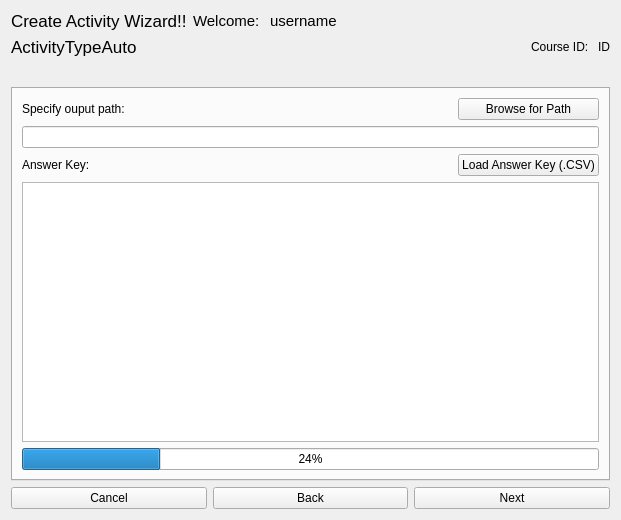
<?xml version="1.0" encoding="UTF-8"?>
<ui version="4.0">
 <class>FormCreateActivityWizard</class>
 <widget class="QWidget" name="FormCreateActivityWizard">
  <property name="geometry">
   <rect>
    <x>0</x>
    <y>0</y>
    <width>621</width>
    <height>520</height>
   </rect>
  </property>
  <property name="windowTitle">
   <string>Form</string>
  </property>
  <layout class="QGridLayout" name="gridLayout_2">
   <item row="1" column="0">
    <layout class="QHBoxLayout" name="horizontalLayout">
     <item>
      <widget class="QLabel" name="label_activityType">
       <property name="font">
        <font>
         <pointsize>13</pointsize>
        </font>
       </property>
       <property name="text">
        <string>ActivityTypeAuto</string>
       </property>
      </widget>
     </item>
     <item>
      <spacer name="horizontalSpacer_7">
       <property name="orientation">
        <enum>Qt::Horizontal</enum>
       </property>
       <property name="sizeHint" stdset="0">
        <size>
         <width>40</width>
         <height>20</height>
        </size>
       </property>
      </spacer>
     </item>
     <item>
      <widget class="QLabel" name="label_17">
       <property name="text">
        <string>Course ID: </string>
       </property>
      </widget>
     </item>
     <item>
      <widget class="QLabel" name="label_courseID">
       <property name="text">
        <string>ID</string>
       </property>
      </widget>
     </item>
    </layout>
   </item>
   <item row="2" column="0">
    <widget class="QTabWidget" name="tabWidget_MainWizard">
     <property name="styleSheet">
      <string notr="true">QTabWidget::tab-bar { height: 0px; width: 600px; }</string>
     </property>
     <property name="currentIndex">
      <number>2</number>
     </property>
     <widget class="QWidget" name="tab_start">
      <attribute name="title">
       <string>main</string>
      </attribute>
      <layout class="QGridLayout" name="gridLayout_4">
       <item row="0" column="1" colspan="3">
        <layout class="QGridLayout" name="gridLayout_5">
         <item row="6" column="0">
          <widget class="QComboBox" name="comboBox_mai_language">
           <item>
            <property name="text">
             <string>English</string>
            </property>
           </item>
           <item>
            <property name="text">
             <string>French</string>
            </property>
           </item>
           <item>
            <property name="text">
             <string>German</string>
            </property>
           </item>
           <item>
            <property name="text">
             <string>C++</string>
            </property>
           </item>
           <item>
            <property name="text">
             <string>JAVA</string>
            </property>
           </item>
           <item>
            <property name="text">
             <string>FORTRAN</string>
            </property>
           </item>
          </widget>
         </item>
         <item row="5" column="0">
          <widget class="QLabel" name="label_6">
           <property name="text">
            <string>Language</string>
           </property>
          </widget>
         </item>
         <item row="7" column="0">
          <widget class="QLabel" name="label_7">
           <property name="text">
            <string>Due Date</string>
           </property>
          </widget>
         </item>
         <item row="2" column="0">
          <widget class="QLineEdit" name="lineEdit_main_name"/>
         </item>
         <item row="3" column="0">
          <widget class="QLabel" name="label_5">
           <property name="text">
            <string>Description</string>
           </property>
          </widget>
         </item>
         <item row="1" column="0">
          <widget class="QLabel" name="label_4">
           <property name="text">
            <string>Name</string>
           </property>
          </widget>
         </item>
         <item row="4" column="0">
          <widget class="QTextEdit" name="textEdit_main_descrip"/>
         </item>
         <item row="8" column="0">
          <widget class="QDateEdit" name="dateEdit_main_dueDate"/>
         </item>
        </layout>
       </item>
      </layout>
     </widget>
     <widget class="QWidget" name="tab_essayproblemSet">
      <attribute name="title">
       <string>EssayPRob</string>
      </attribute>
      <layout class="QGridLayout" name="gridLayout_7">
       <item row="0" column="1">
        <layout class="QGridLayout" name="gridLayout_6">
         <item row="6" column="0">
          <spacer name="horizontalSpacer_2">
           <property name="orientation">
            <enum>Qt::Horizontal</enum>
           </property>
           <property name="sizeHint" stdset="0">
            <size>
             <width>40</width>
             <height>20</height>
            </size>
           </property>
          </spacer>
         </item>
         <item row="5" column="0" colspan="3">
          <widget class="QTableView" name="tableView_essayprob_fileNamesTypes"/>
         </item>
         <item row="6" column="1">
          <widget class="QPushButton" name="pushButton_essayprob_addFiles">
           <property name="text">
            <string>ADD</string>
           </property>
          </widget>
         </item>
         <item row="6" column="2">
          <widget class="QPushButton" name="pushButton_essayprob_delfiles">
           <property name="text">
            <string>DELETE</string>
           </property>
          </widget>
         </item>
         <item row="0" column="0" colspan="3">
          <widget class="QLabel" name="label_3">
           <property name="text">
            <string>Specifiy Submission Path:</string>
           </property>
          </widget>
         </item>
         <item row="2" column="0" colspan="3">
          <widget class="QLabel" name="label_8">
           <property name="text">
            <string>Specify Solution Path:</string>
           </property>
          </widget>
         </item>
         <item row="4" column="0" colspan="3">
          <widget class="QLabel" name="label_9">
           <property name="text">
            <string>Specify the Names and FileTypes:</string>
           </property>
          </widget>
         </item>
         <item row="1" column="0" colspan="2">
          <widget class="QLineEdit" name="lineEdit_essay_submissionpath"/>
         </item>
         <item row="3" column="0" colspan="2">
          <widget class="QLineEdit" name="lineEdit_essay_solutionPath"/>
         </item>
         <item row="1" column="2">
          <widget class="QPushButton" name="pushButton_essayprob_browseSubPath">
           <property name="text">
            <string>Browse</string>
           </property>
          </widget>
         </item>
         <item row="3" column="2">
          <widget class="QPushButton" name="pushButton_essayprob_browseSolPath">
           <property name="text">
            <string>Browse</string>
           </property>
          </widget>
         </item>
        </layout>
       </item>
      </layout>
     </widget>
     <widget class="QWidget" name="tab_multipleChoice">
      <attribute name="title">
       <string>page_multipleChoice</string>
      </attribute>
      <layout class="QGridLayout" name="gridLayout_8">
       <item row="0" column="0">
        <layout class="QGridLayout" name="gridLayout">
         <item row="4" column="0" colspan="4">
          <widget class="QTableView" name="tableView_mc_AnswerKey"/>
         </item>
         <item row="1" column="0" colspan="4">
          <widget class="QLineEdit" name="lineEdit_mc_outputPath"/>
         </item>
         <item row="0" column="0" colspan="3">
          <widget class="QLabel" name="label_10">
           <property name="text">
            <string>Specify ouput path:</string>
           </property>
          </widget>
         </item>
         <item row="0" column="3">
          <widget class="QPushButton" name="pushButton_mc_browseDir">
           <property name="text">
            <string>Browse for Path</string>
           </property>
          </widget>
         </item>
         <item row="3" column="0">
          <widget class="QLabel" name="label_11">
           <property name="text">
            <string>Answer Key:</string>
           </property>
          </widget>
         </item>
         <item row="3" column="2">
          <spacer name="horizontalSpacer_3">
           <property name="orientation">
            <enum>Qt::Horizontal</enum>
           </property>
           <property name="sizeHint" stdset="0">
            <size>
             <width>40</width>
             <height>20</height>
            </size>
           </property>
          </spacer>
         </item>
         <item row="3" column="3">
          <widget class="QPushButton" name="pushButton_mc_loadAnswerKey">
           <property name="text">
            <string>Load Answer Key (.CSV)</string>
           </property>
          </widget>
         </item>
         <item row="5" column="0" colspan="4">
          <widget class="QProgressBar" name="progressBar">
           <property name="value">
            <number>24</number>
           </property>
          </widget>
         </item>
        </layout>
       </item>
      </layout>
     </widget>
     <widget class="QWidget" name="tab_codningAssign">
      <attribute name="title">
       <string>CodingAssign</string>
      </attribute>
      <layout class="QGridLayout" name="gridLayout_10">
       <item row="0" column="0">
        <layout class="QGridLayout" name="gridLayout_9">
         <item row="3" column="0" colspan="3">
          <widget class="QTableView" name="tableView_coding_codingTest"/>
         </item>
         <item row="5" column="0">
          <spacer name="horizontalSpacer_4">
           <property name="orientation">
            <enum>Qt::Horizontal</enum>
           </property>
           <property name="sizeHint" stdset="0">
            <size>
             <width>40</width>
             <height>20</height>
            </size>
           </property>
          </spacer>
         </item>
         <item row="0" column="0" colspan="3">
          <widget class="QLabel" name="label_12">
           <property name="text">
            <string>Enviroment:</string>
           </property>
          </widget>
         </item>
         <item row="1" column="0" colspan="3">
          <widget class="QComboBox" name="comboBox_coding_enviroment">
           <item>
            <property name="text">
             <string>Visual Studio</string>
            </property>
           </item>
           <item>
            <property name="text">
             <string>Eclipse</string>
            </property>
           </item>
           <item>
            <property name="text">
             <string>Qt Creator</string>
            </property>
           </item>
           <item>
            <property name="text">
             <string>Racket</string>
            </property>
           </item>
          </widget>
         </item>
         <item row="5" column="1">
          <widget class="QPushButton" name="pushButton_codning_addTest">
           <property name="text">
            <string>ADD</string>
           </property>
          </widget>
         </item>
         <item row="2" column="0" colspan="3">
          <widget class="QLabel" name="label_13">
           <property name="text">
            <string>Coding Assingment Tests:</string>
           </property>
          </widget>
         </item>
         <item row="5" column="2">
          <widget class="QPushButton" name="pushButton_coding_delTest">
           <property name="text">
            <string>DELETE</string>
           </property>
          </widget>
         </item>
        </layout>
       </item>
      </layout>
     </widget>
     <widget class="QWidget" name="tab_lateEarlyPenalties">
      <attribute name="title">
       <string>LateEarlyBonus</string>
      </attribute>
      <layout class="QGridLayout" name="gridLayout_12">
       <item row="0" column="0">
        <layout class="QGridLayout" name="gridLayout_11">
         <item row="2" column="1">
          <widget class="QPushButton" name="pushButton_earlybonus_del">
           <property name="maximumSize">
            <size>
             <width>20</width>
             <height>20</height>
            </size>
           </property>
           <property name="baseSize">
            <size>
             <width>0</width>
             <height>0</height>
            </size>
           </property>
           <property name="text">
            <string>-</string>
           </property>
          </widget>
         </item>
         <item row="1" column="0" colspan="4">
          <widget class="QTableView" name="tableView_earlybonus"/>
         </item>
         <item row="2" column="2" colspan="2">
          <spacer name="horizontalSpacer_5">
           <property name="orientation">
            <enum>Qt::Horizontal</enum>
           </property>
           <property name="sizeHint" stdset="0">
            <size>
             <width>40</width>
             <height>20</height>
            </size>
           </property>
          </spacer>
         </item>
         <item row="2" column="0">
          <widget class="QPushButton" name="pushButton_earlybonus_add">
           <property name="maximumSize">
            <size>
             <width>20</width>
             <height>20</height>
            </size>
           </property>
           <property name="text">
            <string>+</string>
           </property>
          </widget>
         </item>
         <item row="0" column="0" colspan="4">
          <widget class="QLabel" name="label_14">
           <property name="text">
            <string>Early Bonus: (MAX 3)</string>
           </property>
          </widget>
         </item>
        </layout>
       </item>
       <item row="1" column="0">
        <layout class="QGridLayout" name="gridLayout_13">
         <item row="1" column="0" colspan="4">
          <widget class="QTableView" name="tableView_latepenalty"/>
         </item>
         <item row="2" column="0">
          <widget class="QPushButton" name="pushButton_latepenalty_add">
           <property name="maximumSize">
            <size>
             <width>20</width>
             <height>20</height>
            </size>
           </property>
           <property name="text">
            <string>+</string>
           </property>
          </widget>
         </item>
         <item row="2" column="1">
          <widget class="QPushButton" name="pushButton_latepenalry_del">
           <property name="maximumSize">
            <size>
             <width>20</width>
             <height>20</height>
            </size>
           </property>
           <property name="text">
            <string>-</string>
           </property>
          </widget>
         </item>
         <item row="2" column="2" colspan="2">
          <spacer name="horizontalSpacer_6">
           <property name="orientation">
            <enum>Qt::Horizontal</enum>
           </property>
           <property name="sizeHint" stdset="0">
            <size>
             <width>40</width>
             <height>20</height>
            </size>
           </property>
          </spacer>
         </item>
         <item row="0" column="0" colspan="4">
          <widget class="QLabel" name="label_15">
           <property name="text">
            <string>Late Penalty: (MAX 3)</string>
           </property>
          </widget>
         </item>
        </layout>
       </item>
      </layout>
     </widget>
     <widget class="QWidget" name="tab_rubric">
      <attribute name="title">
       <string>Rubric</string>
      </attribute>
      <layout class="QGridLayout" name="gridLayout_17">
       <item row="0" column="0">
        <layout class="QGridLayout" name="gridLayout_16">
         <item row="2" column="1">
          <widget class="QPushButton" name="pushButton_rubric_delete">
           <property name="maximumSize">
            <size>
             <width>20</width>
             <height>20</height>
            </size>
           </property>
           <property name="baseSize">
            <size>
             <width>0</width>
             <height>0</height>
            </size>
           </property>
           <property name="text">
            <string>-</string>
           </property>
          </widget>
         </item>
         <item row="1" column="0" colspan="4">
          <widget class="QTableView" name="tableView_rubric"/>
         </item>
         <item row="2" column="2" colspan="2">
          <spacer name="horizontalSpacer_8">
           <property name="orientation">
            <enum>Qt::Horizontal</enum>
           </property>
           <property name="sizeHint" stdset="0">
            <size>
             <width>40</width>
             <height>20</height>
            </size>
           </property>
          </spacer>
         </item>
         <item row="2" column="0">
          <widget class="QPushButton" name="pushButton_rubric_add">
           <property name="maximumSize">
            <size>
             <width>20</width>
             <height>20</height>
            </size>
           </property>
           <property name="text">
            <string>+</string>
           </property>
          </widget>
         </item>
         <item row="0" column="0" colspan="4">
          <widget class="QLabel" name="label_18">
           <property name="text">
            <string>Rubric: (OPTIONAL)</string>
           </property>
          </widget>
         </item>
        </layout>
       </item>
      </layout>
     </widget>
     <widget class="QWidget" name="page_confirmation">
      <attribute name="title">
       <string>END</string>
      </attribute>
      <layout class="QGridLayout" name="gridLayout_15">
       <item row="0" column="0">
        <layout class="QGridLayout" name="gridLayout_14">
         <item row="4" column="0">
          <spacer name="verticalSpacer">
           <property name="orientation">
            <enum>Qt::Vertical</enum>
           </property>
           <property name="sizeHint" stdset="0">
            <size>
             <width>20</width>
             <height>40</height>
            </size>
           </property>
          </spacer>
         </item>
         <item row="1" column="0">
          <widget class="QLabel" name="label_16">
           <property name="font">
            <font>
             <pointsize>26</pointsize>
            </font>
           </property>
           <property name="text">
            <string>Finished :)</string>
           </property>
          </widget>
         </item>
         <item row="2" column="0">
          <widget class="QPushButton" name="pushButton_confirm">
           <property name="font">
            <font>
             <pointsize>25</pointsize>
            </font>
           </property>
           <property name="text">
            <string>Confirm</string>
           </property>
          </widget>
         </item>
         <item row="0" column="0">
          <spacer name="verticalSpacer_2">
           <property name="orientation">
            <enum>Qt::Vertical</enum>
           </property>
           <property name="sizeHint" stdset="0">
            <size>
             <width>20</width>
             <height>40</height>
            </size>
           </property>
          </spacer>
         </item>
        </layout>
       </item>
      </layout>
     </widget>
    </widget>
   </item>
   <item row="0" column="0">
    <layout class="QGridLayout" name="gridLayout_3">
     <item row="0" column="2">
      <widget class="QLabel" name="label_2">
       <property name="font">
        <font>
         <pointsize>11</pointsize>
        </font>
       </property>
       <property name="text">
        <string>Welcome: </string>
       </property>
      </widget>
     </item>
     <item row="0" column="3">
      <widget class="QLabel" name="label_username">
       <property name="font">
        <font>
         <pointsize>11</pointsize>
        </font>
       </property>
       <property name="text">
        <string>username</string>
       </property>
      </widget>
     </item>
     <item row="0" column="0">
      <widget class="QLabel" name="label">
       <property name="font">
        <font>
         <pointsize>13</pointsize>
        </font>
       </property>
       <property name="text">
        <string>Create Activity Wizard!!</string>
       </property>
      </widget>
     </item>
     <item row="0" column="4">
      <spacer name="horizontalSpacer">
       <property name="orientation">
        <enum>Qt::Horizontal</enum>
       </property>
       <property name="sizeHint" stdset="0">
        <size>
         <width>40</width>
         <height>20</height>
        </size>
       </property>
      </spacer>
     </item>
    </layout>
   </item>
   <item row="4" column="0">
    <layout class="QGridLayout" name="gridLayout_ButtonsNav">
     <item row="2" column="2">
      <widget class="QPushButton" name="pushButton_Back">
       <property name="text">
        <string>Back</string>
       </property>
      </widget>
     </item>
     <item row="2" column="0">
      <widget class="QPushButton" name="pushButton_Cancel">
       <property name="text">
        <string>Cancel</string>
       </property>
      </widget>
     </item>
     <item row="2" column="3">
      <widget class="QPushButton" name="pushButton_next">
       <property name="text">
        <string>Next</string>
       </property>
      </widget>
     </item>
    </layout>
   </item>
  </layout>
 </widget>
 <resources/>
 <connections/>
</ui>
